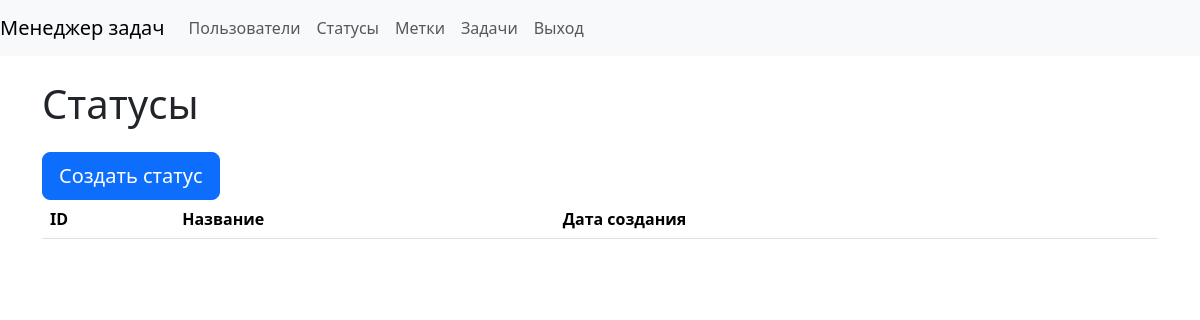
The page /statuses/ (signed in) on the database as committed earlier.
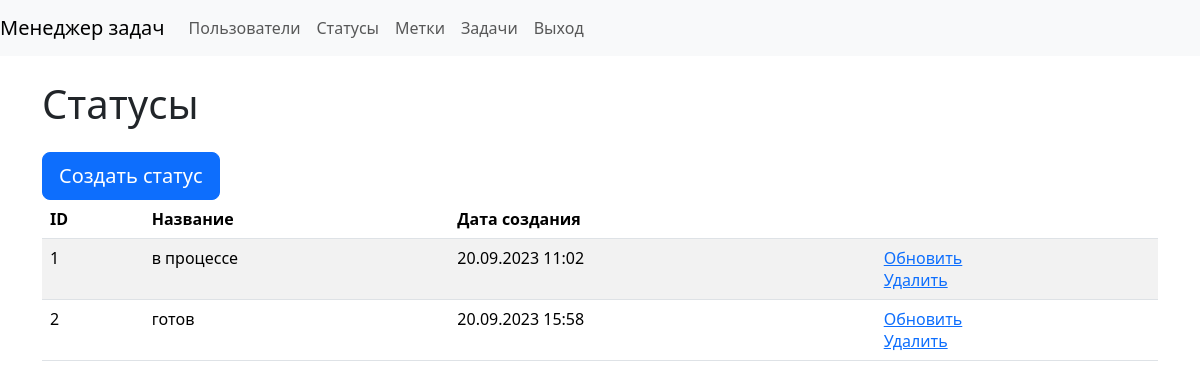
The same page on the database as committed later.
### task_manager/statuses/models.py (models this page shows, shortened)
class Status(models.Model):
    name = models.CharField(
        max_length=150,
        unique=True,
        blank=False,
        verbose_name=_('Name'),
    )
    date_created = models.DateTimeField(
        auto_now_add=True,
        verbose_name=_('Creation date')
    )
    class Meta:
        verbose_name = _('Status')
        verbose_name_plural = _('Statuses')

### task_manager/statuses/views.py (the view)
# urls.py: path('', StatusesListView.as_view(), name='statuses'),
class StatusesListView(UserLoginRequiredMixin, ListView):
    template_name = 'statuses/statuses.html'
    model = Status
    context_object_name = 'statuses'
    extra_context = {
        'title': _('Statuses')
    }

### task_manager/mixins.py (called while the page is built)
    def dispatch(self, request, *args, **kwargs):
        if not request.user.is_authenticated:
            messages.error(request, self.auth_message)
            return redirect(reverse_lazy('login'))
        return super().dispatch(request, *args, **kwargs)

### task_manager/templates/statuses/statuses.html (shortened to what this page needs)
{% extends "base.html" %}
{% load django_bootstrap5 %}
{% load i18n %}
{% block content %}
    <h1 class="my-4">{{ title }}</h1>
    <a class="btn btn-primary btn-lg" href="{% url 'create_status' %}">{% trans 'Create status' %}</a>
    <table class="table table-striped">
        <thead class="thead-dark">
            <tr>
                <th>ID</th>
                <th>{% trans 'Name' %}</th>
                <th>{% trans 'Creation date' %}</th>
                <th></th>
            </tr>
        </thead>
        <tbody>
            {% if statuses %}
                {% for status in statuses %}
                    <tr>
                        <td>{{ status.id }}</td>
                        <td>{{ status.name }}</td>
                        <td>{{ status.date_created|date:"d.m.Y H:i" }}</td>
                        <td>
                          <a href="{% url 'update_status' status.id %}">{% trans 'Update' %}</a>
                          <br>
                          <a href="{% url 'delete_status' status.id %}">{% trans 'Delete' %}</a>
                        </td>
                    </tr>
                {% endfor %}
            {% endif %}
        </tbody>
    </table>
{% endblock content %}

Rows that differ between the two databases and show on the page:
added Status: id "1", name "в процессе", date_created "20.09.2023 11:02"
added Status: id "2", name "готов", date_created "20.09.2023 15:58"
